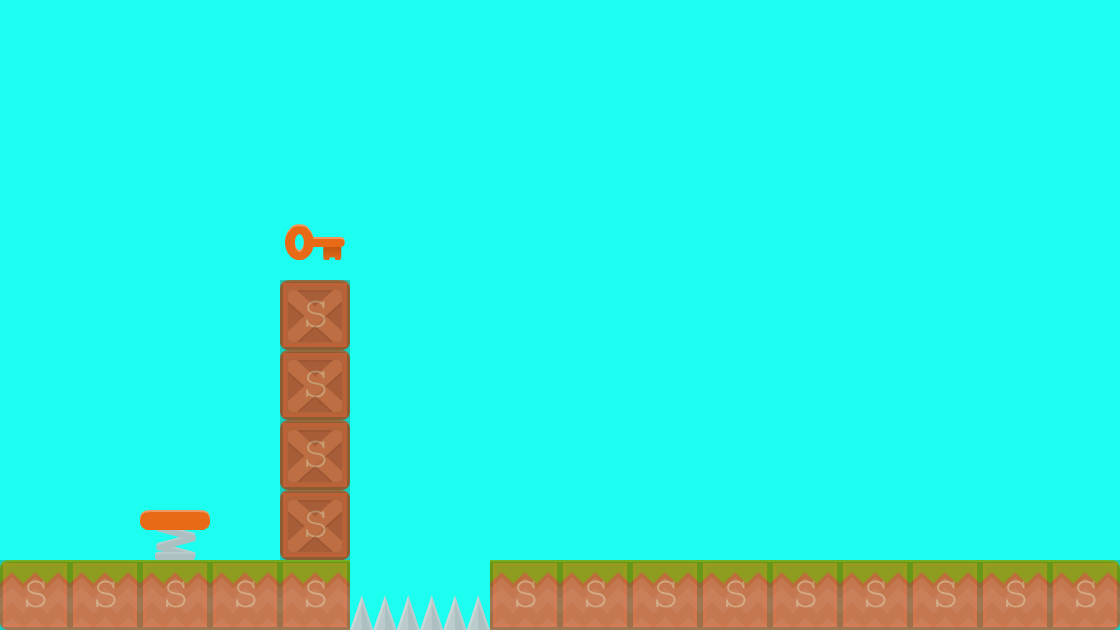

A level layout from a 2D game, rendered from its tile map. Below: a short description, then the map file with tile-grid data replaced by summaries:
An orthogonal 16x9 tile map with 70x70 px tiles, 2 tile layers (Background, Collision), 5 tilesets.

<map version="1.0" orientation="orthogonal" width="16" height="9" tilewidth="70" tileheight="70" backgroundcolor="#1cfff0">
 <tileset firstgid="1" name="background-tiles" tilewidth="70" tileheight="70">
  <image source="../img/background-tiles.png" width="910" height="910" />
 </tileset>
 <tileset firstgid="170" name="cloud-tiles" tilewidth="70" tileheight="70">
  <image source="../img/cloud-tiles.png" width="387" height="71" />
 </tileset>
 <tileset firstgid="175" name="item-spritesheet" tilewidth="70" tileheight="70">
  <image source="../img/item-spritesheet.png" width="560" height="560" />
 </tileset>
 <tileset firstgid="239" name="solid-tile" tilewidth="70" tileheight="70">
  <image source="../img/solid-tile.png" width="70" height="70" />
  <tile id="0">
   <properties>
    <property name="type" value="solid" />
   </properties>
  </tile>
 </tileset>
 <tileset firstgid="240" name="solid-tile" tilewidth="70" tileheight="70">
  <image source="../img/solid-tile.png" width="70" height="70" />
 </tileset>
 <layer name="Background" width="16" height="9">
  <data>[144 cells, 22 non-empty, 7 distinct tile ids]</data>
 </layer>
 <layer name="Collision" width="16" height="9" opacity="0.21">
  <data>[144 cells, 18 non-empty, 1 distinct tile ids]</data>
 </layer>
</map>
